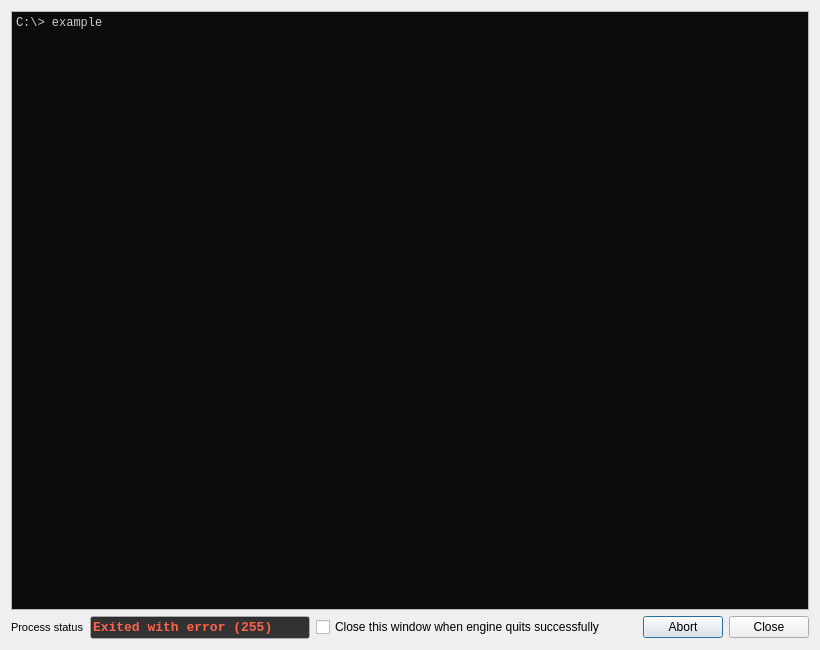
<?xml version="1.0" encoding="UTF-8"?>
<ui version="4.0">
 <class>ProcessOutputWindow</class>
 <widget class="QDialog" name="ProcessOutputWindow">
  <property name="geometry">
   <rect>
    <x>0</x>
    <y>0</y>
    <width>820</width>
    <height>650</height>
   </rect>
  </property>
  <property name="windowTitle">
   <string>Process output</string>
  </property>
  <layout class="QVBoxLayout" name="verticalLayout">
   <item>
    <widget class="QPlainTextEdit" name="textEdit">
     <property name="palette">
      <palette>
       <active>
        <colorrole role="Text">
         <brush brushstyle="SolidPattern">
          <color alpha="255">
           <red>204</red>
           <green>204</green>
           <blue>204</blue>
          </color>
         </brush>
        </colorrole>
        <colorrole role="Base">
         <brush brushstyle="SolidPattern">
          <color alpha="255">
           <red>12</red>
           <green>12</green>
           <blue>12</blue>
          </color>
         </brush>
        </colorrole>
        <colorrole role="PlaceholderText">
         <brush brushstyle="SolidPattern">
          <color alpha="128">
           <red>204</red>
           <green>204</green>
           <blue>204</blue>
          </color>
         </brush>
        </colorrole>
       </active>
       <inactive>
        <colorrole role="Text">
         <brush brushstyle="SolidPattern">
          <color alpha="255">
           <red>204</red>
           <green>204</green>
           <blue>204</blue>
          </color>
         </brush>
        </colorrole>
        <colorrole role="Base">
         <brush brushstyle="SolidPattern">
          <color alpha="255">
           <red>12</red>
           <green>12</green>
           <blue>12</blue>
          </color>
         </brush>
        </colorrole>
        <colorrole role="PlaceholderText">
         <brush brushstyle="SolidPattern">
          <color alpha="128">
           <red>204</red>
           <green>204</green>
           <blue>204</blue>
          </color>
         </brush>
        </colorrole>
       </inactive>
       <disabled>
        <colorrole role="Text">
         <brush brushstyle="SolidPattern">
          <color alpha="255">
           <red>120</red>
           <green>120</green>
           <blue>120</blue>
          </color>
         </brush>
        </colorrole>
        <colorrole role="Base">
         <brush brushstyle="SolidPattern">
          <color alpha="255">
           <red>240</red>
           <green>240</green>
           <blue>240</blue>
          </color>
         </brush>
        </colorrole>
        <colorrole role="PlaceholderText">
         <brush brushstyle="SolidPattern">
          <color alpha="128">
           <red>0</red>
           <green>0</green>
           <blue>0</blue>
          </color>
         </brush>
        </colorrole>
       </disabled>
      </palette>
     </property>
     <property name="font">
      <font>
       <family>Consolas</family>
       <pointsize>9</pointsize>
      </font>
     </property>
     <property name="readOnly">
      <bool>true</bool>
     </property>
     <property name="plainText">
      <string>C:\&gt; example</string>
     </property>
    </widget>
   </item>
   <item>
    <layout class="QHBoxLayout" name="horizontalLayout">
     <item>
      <widget class="QLabel" name="statusLabel">
       <property name="font">
        <font>
         <pointsize>8</pointsize>
        </font>
       </property>
       <property name="text">
        <string>Process status</string>
       </property>
      </widget>
     </item>
     <item>
      <widget class="QLineEdit" name="statusLine">
       <property name="sizePolicy">
        <sizepolicy hsizetype="Fixed" vsizetype="Fixed">
         <horstretch>0</horstretch>
         <verstretch>0</verstretch>
        </sizepolicy>
       </property>
       <property name="minimumSize">
        <size>
         <width>220</width>
         <height>0</height>
        </size>
       </property>
       <property name="maximumSize">
        <size>
         <width>220</width>
         <height>16777215</height>
        </size>
       </property>
       <property name="palette">
        <palette>
         <active>
          <colorrole role="Text">
           <brush brushstyle="SolidPattern">
            <color alpha="255">
             <red>255</red>
             <green>99</green>
             <blue>75</blue>
            </color>
           </brush>
          </colorrole>
          <colorrole role="Base">
           <brush brushstyle="SolidPattern">
            <color alpha="255">
             <red>50</red>
             <green>50</green>
             <blue>50</blue>
            </color>
           </brush>
          </colorrole>
          <colorrole role="AlternateBase">
           <brush brushstyle="SolidPattern">
            <color alpha="255">
             <red>50</red>
             <green>50</green>
             <blue>50</blue>
            </color>
           </brush>
          </colorrole>
          <colorrole role="PlaceholderText">
           <brush brushstyle="SolidPattern">
            <color alpha="128">
             <red>255</red>
             <green>213</green>
             <blue>0</blue>
            </color>
           </brush>
          </colorrole>
         </active>
         <inactive>
          <colorrole role="Text">
           <brush brushstyle="SolidPattern">
            <color alpha="255">
             <red>255</red>
             <green>99</green>
             <blue>75</blue>
            </color>
           </brush>
          </colorrole>
          <colorrole role="Base">
           <brush brushstyle="SolidPattern">
            <color alpha="255">
             <red>50</red>
             <green>50</green>
             <blue>50</blue>
            </color>
           </brush>
          </colorrole>
          <colorrole role="AlternateBase">
           <brush brushstyle="SolidPattern">
            <color alpha="255">
             <red>50</red>
             <green>50</green>
             <blue>50</blue>
            </color>
           </brush>
          </colorrole>
          <colorrole role="PlaceholderText">
           <brush brushstyle="SolidPattern">
            <color alpha="128">
             <red>255</red>
             <green>213</green>
             <blue>0</blue>
            </color>
           </brush>
          </colorrole>
         </inactive>
         <disabled>
          <colorrole role="Text">
           <brush brushstyle="SolidPattern">
            <color alpha="255">
             <red>120</red>
             <green>120</green>
             <blue>120</blue>
            </color>
           </brush>
          </colorrole>
          <colorrole role="Base">
           <brush brushstyle="SolidPattern">
            <color alpha="255">
             <red>240</red>
             <green>240</green>
             <blue>240</blue>
            </color>
           </brush>
          </colorrole>
          <colorrole role="AlternateBase">
           <brush brushstyle="SolidPattern">
            <color alpha="255">
             <red>50</red>
             <green>50</green>
             <blue>50</blue>
            </color>
           </brush>
          </colorrole>
          <colorrole role="PlaceholderText">
           <brush brushstyle="SolidPattern">
            <color alpha="128">
             <red>0</red>
             <green>0</green>
             <blue>0</blue>
            </color>
           </brush>
          </colorrole>
         </disabled>
        </palette>
       </property>
       <property name="font">
        <font>
         <family>Consolas</family>
         <pointsize>10</pointsize>
         <bold>true</bold>
        </font>
       </property>
       <property name="text">
        <string>Exited with error (255)</string>
       </property>
       <property name="readOnly">
        <bool>true</bool>
       </property>
      </widget>
     </item>
     <item>
      <widget class="QCheckBox" name="closeOnSuccessChkBox">
       <property name="text">
        <string>Close this window when engine quits successfully</string>
       </property>
      </widget>
     </item>
     <item>
      <spacer name="horizontalSpacer">
       <property name="orientation">
        <enum>Qt::Horizontal</enum>
       </property>
      </spacer>
     </item>
     <item>
      <widget class="QDialogButtonBox" name="buttonBox">
       <property name="standardButtons">
        <set>QDialogButtonBox::Abort|QDialogButtonBox::Close</set>
       </property>
      </widget>
     </item>
    </layout>
   </item>
  </layout>
 </widget>
 <resources/>
 <connections/>
</ui>
